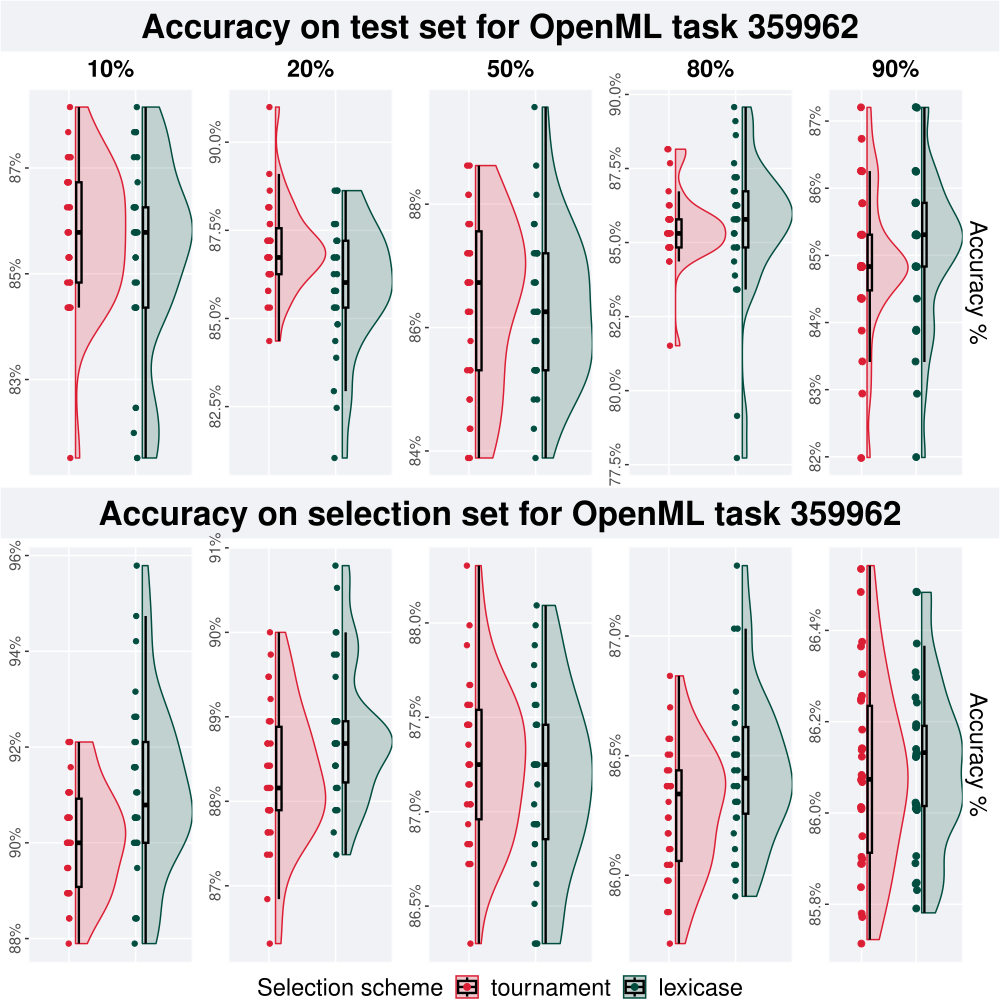

Write the R code that produced this figure.
# task 359962
task = 359962

# 10% split
test_10p = test_plot(task, '10%')
train_10p = train_plot(task, '10%')

# 20% split
test_20p = test_plot(task, '20%')
train_20p = train_plot(task, '20%')

# 50% split
test_50p = test_plot(task, '50%')
train_50p = train_plot(task, '50%')

# 80% split
test_80p = test_plot(task, '80%')
train_80p = train_plot(task, '80%')

# 90% split
test_90p = test_plot_last_col(task, '90%')
train_90p = train_plot_last_col(task, '90%')

# get legend
legend <- cowplot::get_legend(
  train_90p +
    guides(
      shape=guide_legend(nrow=1,title="Selection scheme"),
      color=guide_legend(nrow=1,title="Selection scheme"),
      fill=guide_legend(nrow=1,title="Selection scheme")
    ) +
    theme(
      legend.position = "top",
      legend.box="verticle",
      legend.justification="center"
    )
)

# make a single row plot
test_row <- test_row_p(test_10p, test_20p, test_50p, test_80p, test_90p)

train_row = train_row_p(train_10p, train_20p, train_50p, train_80p, train_90p)

plot = plot_grid(
  ggdraw() + draw_label("Accuracy on test set for OpenML task 359962", fontface='bold', size = 24) + p_theme,
  test_row,
  ggdraw() + draw_label("Accuracy on selection set for OpenML task 359962", fontface='bold', size = 24) + p_theme,
  train_row,
  legend,
  nrow = 5,
  rel_heights = c(0.12,1.0,0.12,1.0,0.06)
)

save_plot(
  paste(filename ="task-359962.pdf"),
  plot,
  base_width=10,
  base_height=10
)
